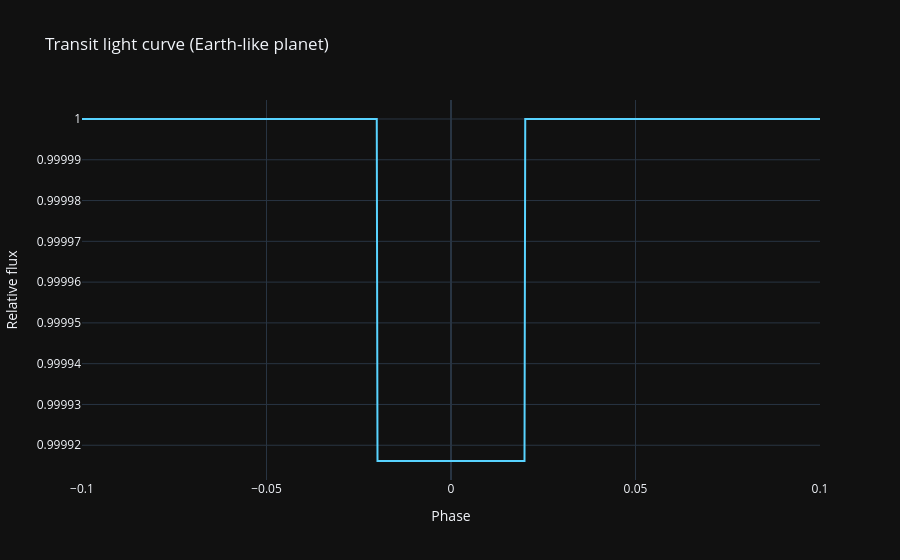

Notebook code cell kept with this figure:
### Code cell
# Transit light curve (box model)
import numpy as np, plotly.graph_objects as go
t = np.linspace(-0.1, 0.1, 1000)
depth = eq.transit_depth(1.0*6.371e6, 1.0*6.957e8)  # Earth-like
flux = np.ones_like(t)
flux[np.abs(t) < 0.02] = 1 - depth
fig = go.Figure(go.Scatter(x=t, y=flux, mode='lines', line=dict(color='#58d3ff')))
fig.update_layout(title='Transit light curve (Earth-like planet)', xaxis_title='Phase',
                  yaxis_title='Relative flux', template='plotly_dark')
fig.show()

### Figure 1 — Plotly figure (JSON) as saved in the notebook; plotly's stock layout.template omitted (floating-point values rounded to 4 significant figures; data arrays with more than 128 entries replaced by an {"elided": "..."} marker saying what was removed)
{"data": [{"line": {"color": "#58d3ff"}, "mode": "lines", "type": "scatter", "x": {"elided": "1000 float values"}, "y": {"elided": "1000 float values"}}], "layout": {"title": {"text": "Transit light curve (Earth-like planet)"}, "xaxis": {"title": {"text": "Phase"}}, "yaxis": {"title": {"text": "Relative flux"}}}}
